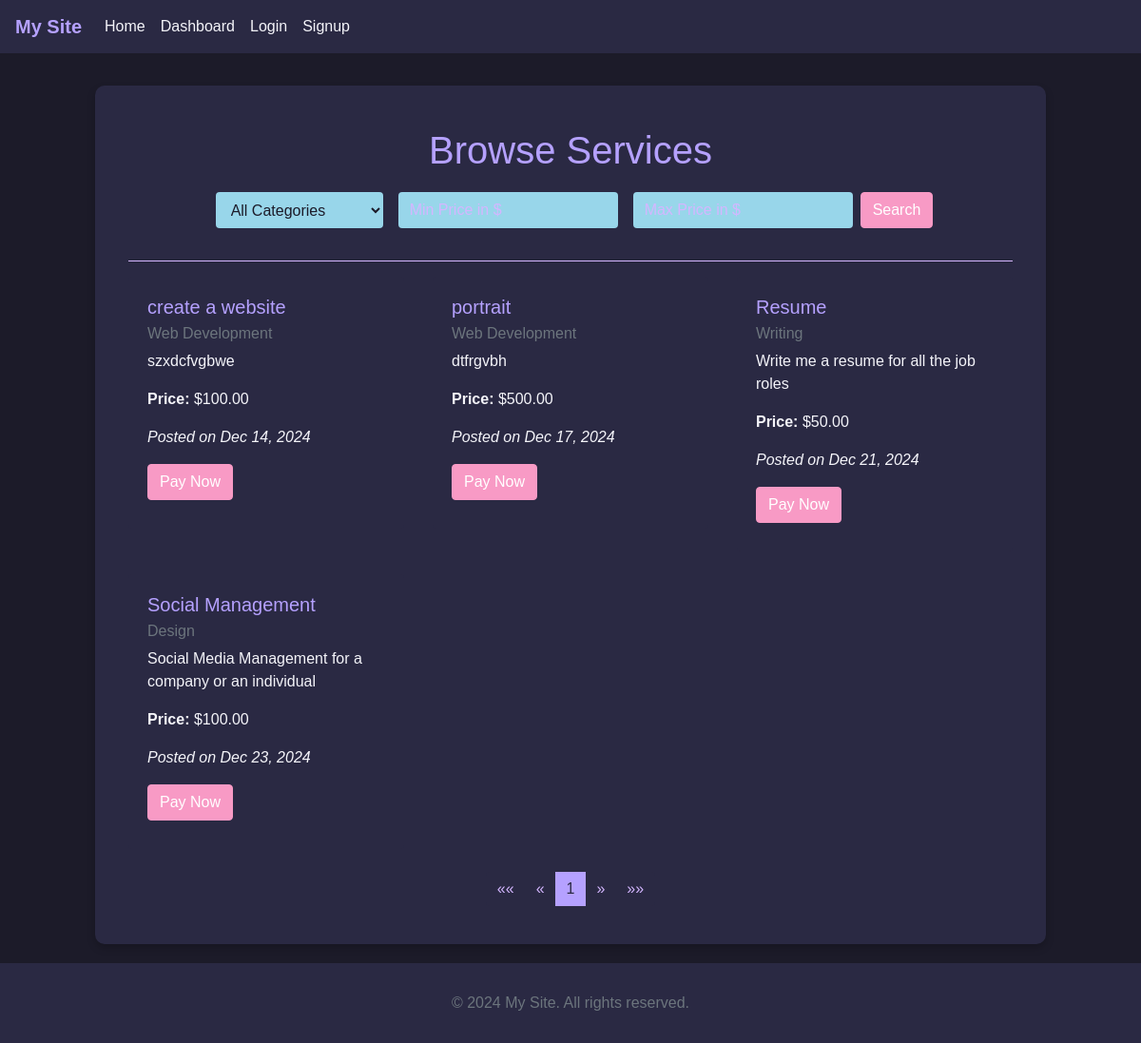
The app's page /services/ (signed in) with its own data.
### services/models.py (models this page shows, shortened)
class Service(models.Model):
    CATEGORY_CHOICES = [
        ('web_dev', 'Web Development'),
        ('design', 'Design'),
        ('writing', 'Writing'),
        ('marketing', 'Marketing'),
    ]
    title = models.CharField(max_length=200)
    description = models.TextField()
    price = models.DecimalField(max_digits=10, decimal_places=2, null=False, blank=False)
    category = models.CharField(max_length=50, choices=CATEGORY_CHOICES)
    owner = models.ForeignKey('users.CustomUser', on_delete=models.CASCADE, related_name='services')
    created_at = models.DateTimeField(auto_now_add=True)
    updated_at = models.DateTimeField(auto_now=True)
    is_paid = models.BooleanField(default=False)  # New field to track payment status

### services/views.py (the view)
# urls.py: path('', views.service_list, name='service_list'),              # List all services
def service_list(request):
    services = Service.objects.all()
    form = ServiceSearchForm(request.GET)  # Bind the form to GET parameters
    if form.is_valid():
        category = form.cleaned_data.get('category')
        min_price = form.cleaned_data.get('min_price')
        max_price = form.cleaned_data.get('max_price')
        if category:
            services = services.filter(category=category)
        if min_price is not None:
            services = services.filter(price__gte=min_price)
        if max_price is not None:
            services = services.filter(price__lte=max_price)
    paginator = Paginator(services, 5)  # Show 5 services per page
    page_number = request.GET.get('page')
    page_obj = paginator.get_page(page_number)
    return render(request, 'services/service_list.html', {
        'page_obj': page_obj,
        'form': form,
    })

### services/forms.py
class ServiceSearchForm(forms.Form):
    title = forms.CharField(max_length=200, required=False, label='Title')
    category = forms.ChoiceField(choices=[('', 'All Categories')] + Service.CATEGORY_CHOICES, required=False)
    min_price = forms.DecimalField(max_digits=10, decimal_places=2, required=False, label='Min Price')
    max_price = forms.DecimalField(max_digits=10, decimal_places=2, required=False, label='Max Price')

### users/context_processors.py (called while the page is built)
def dashboard_url(request):
    if request.user.is_authenticated:
        if request.user.role == ROLE_FREELANCER:
            return {'dashboard_url': reverse('users:freelancer_dashboard')}
        elif request.user.role == ROLE_CLIENT:
            return {'dashboard_url': reverse('users:client_dashboard')}
    return {'dashboard_url': None}

### services/templates/services/service_list.html (shortened to what this page needs)
{% extends 'services/base.html' %}
{% load static %}
{% block content %}
<div class="container mt-4">
    <h1 class="text-center" style="color: #B5A1FF;">Browse Services</h1>
    <form method="get" action="{% url 'services:service_list' %}" class="form-inline justify-content-center mb-4">
        <div class="form-group mx-sm-2">
            <select name="category" id="id_category" class="form-control" style="background-color: #98D6EA; color: #1C1B29; border: none;">
                {% for choice in form.fields.category.choices %}
                    <option value="{{ choice.0 }}" {% if request.GET.category == choice.0 %}selected{% endif %}>
                        {{ choice.1 }}
                    </option>
                {% endfor %}
            </select>
        </div>
        <div class="form-group mx-sm-2">
            <input type="number" step="50" name="min_price" id="id_min_price" class="form-control" placeholder="Min Price in $" value="{{ request.GET.min_price|default:'' }}" style="background-color: #98D6EA; color: #1C1B29; border: none;">
        </div>
        <div class="form-group mx-sm-2">
            <input type="number" step="50" name="max_price" id="id_max_price" class="form-control" placeholder="Max Price in $" value="{{ request.GET.max_price|default:'' }}" style="background-color: #98D6EA; color: #1C1B29; border: none;">
        </div>
        <button type="submit" class="btn btn-primary" style="background-color: #F89AC5; border-color: #F89AC5;">Search</button>
    </form>
    <hr style="border-color: #D4B6FF;">
    {% if page_obj %}
        <div class="row">
            {% for service in page_obj %}
                <div class="col-md-4 mb-4">
                    <div class="card" style="background-color: #2A2943; color: #f4f4f9; border: none;">
                        <div class="card-body">
                            <h5 class="card-title" style="color: #B5A1FF;">{{ service.title }}</h5>
                            <h6 class="card-subtitle mb-2 text-muted" style="color: #D4B6FF;">{{ service.get_category_display }}</h6>
                            <p class="card-text">{{ service.description|truncatewords:20 }}</p>
                            <p><strong>Price:</strong> ${{ service.price }}</p>
                            <p><em>Posted on {{ service.created_at|date:"M d, Y" }}</em></p>
                            <a href="{% url 'services:create_booking' service_id=service.pk %}" class="btn btn-primary" style="background-color: #F89AC5; border-color: #F89AC5;">Pay Now</a>
                        </div>
                    </div>
                </div>
            {% endfor %}
        </div>
        <nav aria-label="Page navigation">
            <ul class="pagination justify-content-center">
                {% if page_obj.has_previous %}
                    <li class="page-item">
                        <a class="page-link" href="?page=1" aria-label="First" style="color: #D4B6FF; background-color: #2A2943; border: none;">
                            <span aria-hidden="true">&laquo;&laquo;</span>
                        </a>
                    </li>
                    <li class="page-item">
                        <a class="page-link" href="?page={{ page_obj.previous_page_number }}" aria-label="Previous" style="color: #D4B6FF; background-color: #2A2943; border: none;">
                            <span aria-hidden="true">&laquo;</span>
                        </a>
                    </li>
                {% else %}
                    <li class="page-item disabled">
                        <a class="page-link" href="#" aria-label="First" style="color: #D4B6FF; background-color: #2A2943; border: none;">
                            <span aria-hidden="true">&laquo;&laquo;</span>
                        </a>
                    </li>
                    <li class="page-item disabled">
                        <a class="page-link" href="#" aria-label="Previous" style="color: #D4B6FF; background-color: #2A2943; border: none;">
                            <span aria-hidden="true">&laquo;</span>
                        </a>
                    </li>
                {% endif %}
                {% for i in page_obj.paginator.page_range %}
                    {% if page_obj.number == i %}
                        <li class="page-item active">
                            <a class="page-link" href="?page={{ i }}" style="color: #2A2943; background-color: #B5A1FF; border: none;">{{ i }}</a>
                        </li>
                    {% else %}
                        <li class="page-item">
                            <a class="page-link" href="?page={{ i }}" style="color: #D4B6FF; background-color: #2A2943; border: none;">{{ i }}</a>
                        </li>
                    {% endif %}
                {% endfor %}
                {% if page_obj.has_next %}
                    <li class="page-item">
                        <a class="page-link" href="?page={{ page_obj.next_page_number }}" aria-label="Next" style="color: #D4B6FF; background-color: #2A2943; border: none;">
                            <span aria-hidden="true">&raquo;</span>
                        </a>
                    </li>
                    <li class="page-item">
                        <a class="page-link" href="?page={{ page_obj.paginator.num_pages }}" aria-label="Last" style="color: #D4B6FF; background-color: #2A2943; border: none;">
                            <span aria-hidden="true">&raquo;&raquo;</span>
                        </a>
                    </li>
                {% else %}
                    <li class="page-item disabled">
                        <a class="page-link" href="#" aria-label="Next" style="color: #D4B6FF; background-color: #2A2943; border: none;">
                            <span aria-hidden="true">&raquo;</span>
                        </a>
                    </li>
                    <li class="page-item disabled">
                        <a class="page-link" href="#" aria-label="Last" style="color: #D4B6FF; background-color: #2A2943; border: none;">
                            <span aria-hidden="true">&raquo;&raquo;</span>
                        </a>
                    </li>
                {% endif %}
            </ul>
        </nav>
    {% else %}
        <p style="color: #f4f4f9;">No services found matching your criteria.</p>
    {% endif %}
</div>
{% endblock %}

### services/templates/services/base.html (style rules this page uses)
body { background-color: #1C1B29; color: #f4f4f9; font-family: 'Arial', sans-serif; padding-top: 70px; display: flex; flex-direction: column; min-height: 100vh; }
h1 { color: #B5A1FF; text-align: center; margin-bottom: 20px; }
.form-control { background-color: #98D6EA; color: #1C1B29; border: none; margin-bottom: 10px; }
.form-control::placeholder { color: #D4B6FF; }
.btn { margin-bottom: 10px; }
.btn-primary { background-color: #F89AC5; border-color: #F89AC5; }
.container { max-width: 1000px; margin: 20px auto; flex: 1; }

### records on screen
Service: title "create a website", category "Web Development", description "szxdcfvgbwe", price "100.00", created_at "Dec 14, 2024"
Service: title "portrait", category "Web Development", description "dtfrgvbh", price "500.00", created_at "Dec 17, 2024"
Service: title "Resume", category "Writing", description "Write me a resume for all the job roles", price "50.00", created_at "Dec 21, 2024"
Service: title "Social Management", category "Design", description "Social Media Management for a company or an individual", price "100.00", created_at "Dec 23, 2024"

### other values on screen
{{ i }} "1"
form field category "All Categories"
